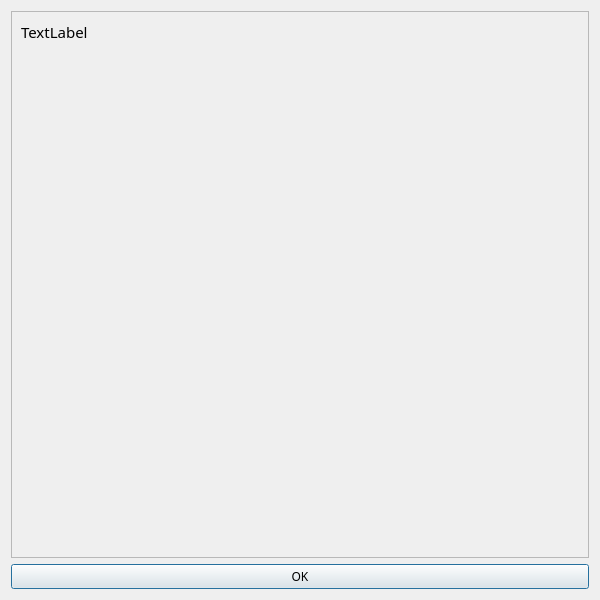
<?xml version="1.0" encoding="UTF-8"?>
<ui version="4.0">
 <class>Rules</class>
 <widget class="QDialog" name="Rules">
  <property name="geometry">
   <rect>
    <x>0</x>
    <y>0</y>
    <width>600</width>
    <height>600</height>
   </rect>
  </property>
  <property name="windowTitle">
   <string>Dialog</string>
  </property>
  <layout class="QGridLayout" name="gridLayout">
   <item row="0" column="0">
    <widget class="QScrollArea" name="scrollArea">
     <property name="widgetResizable">
      <bool>true</bool>
     </property>
     <widget class="QWidget" name="scrollAreaWidgetContents">
      <property name="geometry">
       <rect>
        <x>0</x>
        <y>0</y>
        <width>580</width>
        <height>549</height>
       </rect>
      </property>
      <layout class="QGridLayout" name="gridLayout_2">
       <item row="0" column="0">
        <widget class="QLabel" name="label">
         <property name="font">
          <font>
           <family>Microsoft YaHei UI Light</family>
           <pointsize>11</pointsize>
          </font>
         </property>
         <property name="text">
          <string>TextLabel</string>
         </property>
         <property name="scaledContents">
          <bool>true</bool>
         </property>
         <property name="alignment">
          <set>Qt::AlignLeading|Qt::AlignLeft|Qt::AlignTop</set>
         </property>
         <property name="wordWrap">
          <bool>true</bool>
         </property>
        </widget>
       </item>
      </layout>
     </widget>
    </widget>
   </item>
   <item row="1" column="0">
    <widget class="QPushButton" name="pushButton">
     <property name="font">
      <font>
       <family>Microsoft YaHei UI Light</family>
       <pointsize>9</pointsize>
      </font>
     </property>
     <property name="text">
      <string>OK</string>
     </property>
    </widget>
   </item>
  </layout>
 </widget>
 <resources/>
 <connections/>
</ui>
